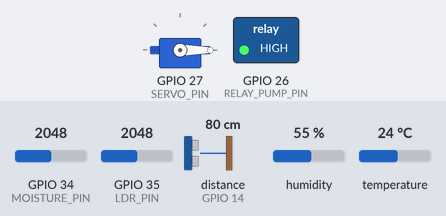
The sketch below on a simulated ESP32. Shown: servo, switched loads named in the sketch (green lamp = pin HIGH). Wiring (inferred from the names in the program): ultrasonic range finder: trigger GPIO 12; echo GPIO 14. The inputs (shaded band) are chosen by the test bench; at power-on: temperature 24 °C, GPIO 34 (MOISTURE_PIN) = 2048, GPIO 35 (LDR_PIN) = 2048, distance to the obstacle (sensor on GPIO 14) 80 cm, humidity 55 %. The echo pulse lasts 58.3 µs per cm; WiFi joins after 1.5 s; servers stay silent unless stated; uploads are accepted with an empty reply; pins used as bus, display or sensor lines are not drawn; what the sketch prints to the serial monitor is not drawn.

Above: at 3.4 s.
3.5 s: temperature set to 29 °C
6.3 s: temperature set to 32 °C
At 11.4 s:
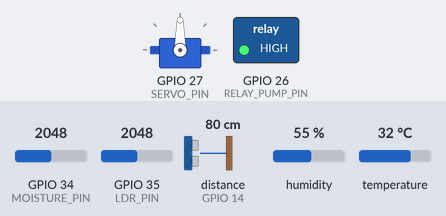
12.2 s: GPIO 34 (MOISTURE_PIN) set to 536
16.9 s: GPIO 34 (MOISTURE_PIN) set to 455
At 21.2 s:
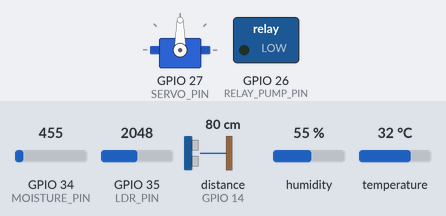
22.3 s: temperature set to 12 °C
At 26.3 s:
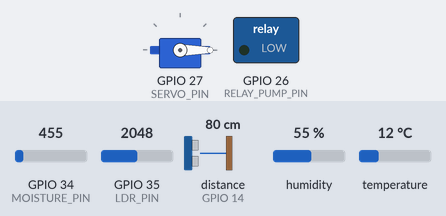
27.3 s: temperature set to 33 °C
At 31.2 s:
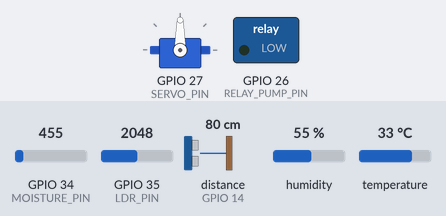
Timing chart, 0 to 32.7 s (numbered marks = the images above; inputs shaded):
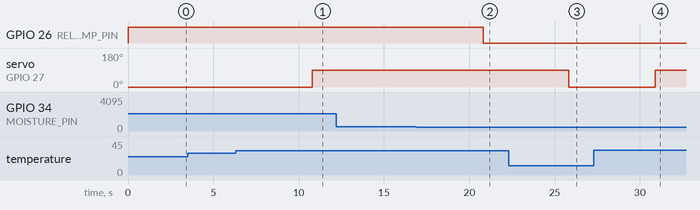

Measured:
- the behaviour switches between 30 and 31 °C on temperature (found by bisection; images 0 and 1)
- the behaviour switches between 500 and 499 on GPIO 34 (MOISTURE_PIN) (found by bisection; images 1 and 2)
- after the input at 3.5 s, every drawn part: stays the same
- after the input at 6.3 s, servo on GPIO 27 (SERVO_PIN): 0° → 90° after 4.5 s
- after the input at 12.2 s, every drawn part: stays the same
- after the input at 16.9 s, GPIO 26 (RELAY_PUMP_PIN): HIGH → LOW after 3.9 s
- after the input at 22.3 s, servo on GPIO 27 (SERVO_PIN): 90° → 0° after 3.5 s
- after the input at 27.3 s, servo on GPIO 27 (SERVO_PIN): 0° → 90° after 3.6 s

The sketch:

esp32_greenhouse_koyeb_ready.ino
```cpp
#include <WiFi.h>
#include <HTTPClient.h>
#include <WiFiClientSecure.h>
#include <ArduinoJson.h>
#include <DHT.h>
#include <ESP32Servo.h>

// ========================================
// CONFIGURATION SETTINGS
// ========================================

// Wi-Fi credentials
const char* ssid = "Holdrine";
const char* password = "@Holdrine";

// Backend server configuration (UPDATE THESE FOR KOYEB DEPLOYMENT)
// For local testing:
// const char* backendHost = "10.139.38.63";
// const int backendPort = 3000;
// const bool useHTTPS = false;

// For Koyeb production (UPDATE WITH YOUR KOYEB URL):
const char* backendHost = "your-app-name.koyeb.app";  // Replace with your actual Koyeb URL
const int backendPort = 443;
const bool useHTTPS = true;

// Device identification
const char* deviceId = "ESP32_GREENHOUSE_001";
const char* greenhouseId = "greenhouse-001";
const char* pincode = "123456";  // Secret auth key

// ========================================
// HARDWARE PIN DEFINITIONS
// ========================================

// Sensor pins
#define DHT_PIN 4
#define DHT_TYPE DHT11
#define MOISTURE_PIN 34   // Analog pin for soil moisture
#define LDR_PIN      35   // Analog pin for light sensor (LDR)
#define TRIG_PIN     12   // Ultrasonic sensor trigger
#define ECHO_PIN     14   // Ultrasonic sensor echo

// Actuator pins
#define RELAY_PUMP_PIN 26  // Water pump relay
#define SERVO_PIN 27       // Window servo motor

// ========================================
// SENSOR THRESHOLDS
// ========================================
int moistureThreshold = 500;    // Below this = pump ON
int lightThreshold = 2000;      // Below this = window OPEN
float tempThreshold = 30.0;     // Above this = window OPEN

// ========================================
// GLOBAL VARIABLES
// ========================================
DHT dht(DHT_PIN, DHT_TYPE);
Servo windowServo;

// Device states
bool pumpState = false;         // false = OFF, true = ON
bool windowState = false;       // false = CLOSED, true = OPEN
bool autoMode = true;           // Automatic control enabled
bool pumpAutoMode = true;       // Pump auto control
bool windowAutoMode = true;     // Window auto control

// Timing variables
unsigned long lastSensorRead = 0;
unsigned long lastDataSend = 0;
unsigned long lastControlCheck = 0;
unsigned long lastCommandCheck = 0;
const unsigned long SENSOR_INTERVAL = 2000;        // Read sensors every 2 seconds
const unsigned long DATA_SEND_INTERVAL = 10000;    // Send data every 10 seconds
const unsigned long CONTROL_CHECK_INTERVAL = 5000; // Check for commands every 5 seconds
const unsigned long COMMAND_CHECK_INTERVAL = 3000; // Check for backend commands every 3 seconds

// Current sensor readings
float temperature = 0.0;
float humidity = 0.0;
int soilMoisture = 0;
int lightLevel = 0;
int waterLevel = 0;

// Connection status
bool wifiConnected = false;
bool backendConnected = false;

// ========================================
// SETUP FUNCTION
// ========================================
void setup() {
  Serial.begin(115200);
  Serial.println("🌱 ESP32 Greenhouse Controller Starting...");

  // Initialize DHT sensor
  dht.begin();

  // Initialize ultrasonic sensor pins
  pinMode(TRIG_PIN, OUTPUT);
  pinMode(ECHO_PIN, INPUT);

  // Initialize relay pin
  pinMode(RELAY_PUMP_PIN, OUTPUT);
  digitalWrite(RELAY_PUMP_PIN, HIGH); // Relay OFF (HIGH = OFF for most relays)

  // Initialize servo
  windowServo.attach(SERVO_PIN);
  windowServo.write(0);  // Close window at startup

  Serial.println("🔧 Hardware initialized");

  // Connect to WiFi
  connectToWiFi();

  // Test backend connection
  testBackendConnection();

  Serial.println("✅ ESP32 Greenhouse Controller Ready!");
  Serial.println("📊 Starting sensor monitoring...");
  printConfiguration();
}

// ========================================
// MAIN LOOP
// ========================================
void loop() {
  unsigned long currentTime = millis();

  // Check WiFi connection
  if (WiFi.status() != WL_CONNECTED) {
    wifiConnected = false;
    connectToWiFi();
    return;
  } else {
    wifiConnected = true;
  }

  // Read sensors periodically
  if (currentTime - lastSensorRead >= SENSOR_INTERVAL) {
    readAllSensors();
    lastSensorRead = currentTime;
  }

  // Automatic device control (if enabled)
  if (autoMode && (currentTime - lastControlCheck >= CONTROL_CHECK_INTERVAL)) {
    automaticDeviceControl();
    lastControlCheck = currentTime;
  }

  // Send data to backend periodically
  if (currentTime - lastDataSend >= DATA_SEND_INTERVAL) {
    sendSensorDataToBackend();
    sendDeviceStatusToBackend();
    lastDataSend = currentTime;
  }

  // Check for control commands from backend
  if (currentTime - lastCommandCheck >= COMMAND_CHECK_INTERVAL) {
    checkForControlCommands();
    lastCommandCheck = currentTime;
  }

  delay(100); // Small delay to prevent overwhelming the system
}

// ========================================
// WIFI CONNECTION
// ========================================
void connectToWiFi() {
  if (WiFi.status() == WL_CONNECTED) return;

  WiFi.begin(ssid, password);
  Serial.print("🔗 Connecting to WiFi");

  int attempts = 0;
  while (WiFi.status() != WL_CONNECTED && attempts < 30) {
    delay(1000);
    Serial.print(".");
    attempts++;
  }

  if (WiFi.status() == WL_CONNECTED) {
    Serial.println();
    Serial.println("✅ WiFi Connected!");
    Serial.print("📡 IP Address: ");
    Serial.println(WiFi.localIP());
    wifiConnected = true;
  } else {
    Serial.println();
    Serial.println("❌ WiFi Connection Failed!");
    wifiConnected = false;
  }
}

// ========================================
// BACKEND CONNECTION TEST
// ========================================
void testBackendConnection() {
  if (!wifiConnected) return;

  HTTPClient http;
  WiFiClientSecure *client = NULL;

  if (useHTTPS) {
    client = new WiFiClientSecure;
    client->setInsecure(); // For development - use proper certificates in production
    http.begin(*client, String("https://") + backendHost + "/api/health");
  } else {
    http.begin(String("http://") + backendHost + ":" + backendPort + "/api/health");
  }

  http.setTimeout(10000); // 10 second timeout

  int httpResponseCode = http.GET();

  if (httpResponseCode > 0) {
    String response = http.getString();
    Serial.println("✅ Backend connection successful!");
    Serial.println("Response: " + response);
    backendConnected = true;
  } else {
    Serial.println("❌ Backend connection failed: " + String(httpResponseCode));
    backendConnected = false;
  }

  http.end();
  if (client) delete client;
}

// ========================================
// SENSOR READING FUNCTIONS
// ========================================
void readAllSensors() {
  // Read DHT11 sensor
  temperature = dht.readTemperature();
  humidity = dht.readHumidity();

  // Read analog sensors
  soilMoisture = analogRead(MOISTURE_PIN);
  lightLevel = analogRead(LDR_PIN);

  // Read ultrasonic sensor (water level)
  waterLevel = readUltrasonic();

  // Handle sensor errors
  if (isnan(temperature) || isnan(humidity)) {
    Serial.println("⚠️ DHT sensor error!");
    temperature = 0.0;
    humidity = 0.0;
  }

  // Print sensor readings every 10 seconds
  static unsigned long lastPrint = 0;
  if (millis() - lastPrint >= 10000) {
    Serial.println("📊 Sensor Readings:");
    Serial.printf("🌡️  Temperature: %.1f°C\n", temperature);
    Serial.printf("💧 Humidity: %.1f%%\n", humidity);
    Serial.printf("🌱 Soil Moisture: %d\n", soilMoisture);
    Serial.printf("☀️  Light Level: %d\n", lightLevel);
    Serial.printf("🚰 Water Level: %d cm\n", waterLevel);
    Serial.printf("🔧 Pump: %s, Window: %s\n",
                  pumpState ? "ON" : "OFF",
                  windowState ? "OPEN" : "CLOSED");
    lastPrint = millis();
  }
}

int readUltrasonic() {
  digitalWrite(TRIG_PIN, LOW);
  delayMicroseconds(2);
  digitalWrite(TRIG_PIN, HIGH);
  delayMicroseconds(10);
  digitalWrite(TRIG_PIN, LOW);

  long duration = pulseIn(ECHO_PIN, HIGH, 30000); // 30ms timeout
  if (duration == 0) return -1; // Timeout or error

  int distance = duration * 0.034 / 2;
  return distance > 0 ? distance : -1;
}

// ========================================
// AUTOMATIC DEVICE CONTROL
// ========================================
void automaticDeviceControl() {
  // Automatic water pump control
  if (pumpAutoMode) {
    if (soilMoisture < moistureThreshold && !pumpState) {
      Serial.println("💧 Auto: Starting water pump (soil moisture low)");
      controlWaterPump(true);
    } else if (soilMoisture >= (moistureThreshold + 100) && pumpState) {
      Serial.println("💧 Auto: Stopping water pump (soil moisture OK)");
      controlWaterPump(false);
    }
  }

  // Automatic window control
  if (windowAutoMode) {
    bool shouldOpenWindow = (temperature > tempThreshold) || (lightLevel < lightThreshold);

    if (shouldOpenWindow && !windowState) {
      Serial.println("🪟 Auto: Opening window (temp high or light low)");
      controlWindow(true);
    } else if (!shouldOpenWindow && windowState) {
      Serial.println("🪟 Auto: Closing window (conditions normal)");
      controlWindow(false);
    }
  }
}

// ========================================
// DEVICE CONTROL FUNCTIONS
// ========================================
void controlWaterPump(bool turnOn) {
  pumpState = turnOn;
  digitalWrite(RELAY_PUMP_PIN, turnOn ? LOW : HIGH); // LOW = ON, HIGH = OFF

  Serial.println("💧 Water Pump: " + String(turnOn ? "ON" : "OFF"));
}

void controlWindow(bool open) {
  windowState = open;
  windowServo.write(open ? 90 : 0); // 90° = open, 0° = closed

  Serial.println("🪟 Window: " + String(open ? "OPEN" : "CLOSED"));
  delay(1000); // Give servo time to move
}

// ========================================
// BACKEND COMMUNICATION
// ========================================
void sendSensorDataToBackend() {
  if (!wifiConnected) return;

  HTTPClient http;
  WiFiClientSecure *client = NULL;

  String url;
  if (useHTTPS) {
    client = new WiFiClientSecure;
    client->setInsecure(); // For development
    url = String("https://") + backendHost + "/api/iot";
    http.begin(*client, url);
  } else {
    url = String("http://") + backendHost + ":" + backendPort + "/api/iot";
    http.begin(url);
  }

  http.addHeader("Content-Type", "application/json");
  http.setTimeout(10000);

  // Create JSON payload matching your backend API
  DynamicJsonDocument doc(1024);
  doc["deviceId"] = deviceId;
  doc["greenhouseId"] = greenhouseId;
  doc["pincode"] = pincode;
  doc["temperature"] = temperature;
  doc["humidity"] = humidity;
  doc["soilMoisture"] = soilMoisture;
  doc["lightIntensity"] = lightLevel;
  doc["waterLevel"] = waterLevel;
  doc["timestamp"] = millis();

  String jsonString;
  serializeJson(doc, jsonString);

  int httpResponseCode = http.POST(jsonString);

  if (httpResponseCode > 0) {
    backendConnected = true;
    if (httpResponseCode == 200 || httpResponseCode == 201) {
      Serial.println("✅ Sensor data sent successfully");
    }
  } else {
    backendConnected = false;
    Serial.println("❌ Error sending sensor data: " + String(httpResponseCode));
  }

  http.end();
  if (client) delete client;
}

void sendDeviceStatusToBackend() {
  if (!wifiConnected) return;

  // Send pump status
  sendDeviceStatus("WATER_PUMP_001", pumpState ? "ON" : "OFF", pumpAutoMode);

  // Send window status
  sendDeviceStatus("WINDOW_SERVO_001", windowState ? "OPEN" : "CLOSED", windowAutoMode);
}

void sendDeviceStatus(String deviceId, String status, bool autoModeEnabled) {
  HTTPClient http;
  WiFiClientSecure *client = NULL;

  String url;
  if (useHTTPS) {
    client = new WiFiClientSecure;
    client->setInsecure();
    url = String("https://") + backendHost + "/api/iot/device-status";
    http.begin(*client, url);
  } else {
    url = String("http://") + backendHost + ":" + backendPort + "/api/iot/device-status";
    http.begin(url);
  }

  http.addHeader("Content-Type", "application/json");
  http.setTimeout(5000);

  DynamicJsonDocument doc(512);
  doc["deviceId"] = deviceId;
  doc["status"] = status;
  doc["autoMode"] = autoModeEnabled;
  doc["greenhouseId"] = greenhouseId;

  String jsonString;
  serializeJson(doc, jsonString);

  int httpResponseCode = http.POST(jsonString);

  http.end();
  if (client) delete client;
}

// ========================================
// CHECK FOR CONTROL COMMANDS
// ========================================
void checkForControlCommands() {
  if (!wifiConnected) return;

  // Check for pump commands
  checkDeviceCommands("WATER_PUMP_001");

  // Check for window commands
  checkDeviceCommands("WINDOW_SERVO_001");
}

void checkDeviceCommands(String deviceId) {
  HTTPClient http;
  WiFiClientSecure *client = NULL;

  String url;
  if (useHTTPS) {
    client = new WiFiClientSecure;
    client->setInsecure();
    url = String("https://") + backendHost + "/api/iot/device-commands/" + deviceId;
    http.begin(*client, url);
  } else {
    url = String("http://") + backendHost + ":" + backendPort + "/api/iot/device-commands/" + deviceId;
    http.begin(url);
  }

  http.setTimeout(5000);

  int httpResponseCode = http.GET();

  if (httpResponseCode == 200) {
    String response = http.getString();

    DynamicJsonDocument doc(1024);
    deserializeJson(doc, response);

    if (doc["success"]) {
      String status = doc["data"]["status"];
      bool autoModeEnabled = doc["data"]["autoMode"];

      // Apply commands based on device
      if (deviceId == "WATER_PUMP_001") {
        bool newPumpState = (status == "ON");
        if (newPumpState != pumpState) {
          controlWaterPump(newPumpState);
        }
        pumpAutoMode = autoModeEnabled;
      } else if (deviceId == "WINDOW_SERVO_001") {
        bool newWindowState = (status == "OPEN");
        if (newWindowState != windowState) {
          controlWindow(newWindowState);
        }
        windowAutoMode = autoModeEnabled;
      }
    }
  }

  http.end();
  if (client) delete client;
}

// ========================================
// UTILITY FUNCTIONS
// ========================================
void printConfiguration() {
  Serial.println("=== CONFIGURATION ===");
  Serial.println("Device ID: " + String(deviceId));
  Serial.println("Greenhouse ID: " + String(greenhouseId));
  Serial.println("Backend: " + String(backendHost) + ":" + String(backendPort));
  Serial.println("HTTPS: " + String(useHTTPS ? "Enabled" : "Disabled"));
  Serial.println("WiFi: " + String(wifiConnected ? "Connected" : "Disconnected"));
  Serial.println("Backend: " + String(backendConnected ? "Connected" : "Disconnected"));
  Serial.println("====================");
}

void printSystemStatus() {
  Serial.println("=== SYSTEM STATUS ===");
  Serial.println("WiFi: " + String(wifiConnected ? "Connected" : "Disconnected"));
  Serial.println("Backend: " + String(backendConnected ? "Connected" : "Disconnected"));
  Serial.println("Pump: " + String(pumpState ? "ON" : "OFF") + " (Auto: " + String(pumpAutoMode ? "ON" : "OFF") + ")");
  Serial.println("Window: " + String(windowState ? "OPEN" : "CLOSED") + " (Auto: " + String(windowAutoMode ? "ON" : "OFF") + ")");
  Serial.printf("Temp: %.1f°C, Humidity: %.1f%%, Moisture: %d, Light: %d\n",
                temperature, humidity, soilMoisture, lightLevel);
  Serial.println("====================");
}
```
